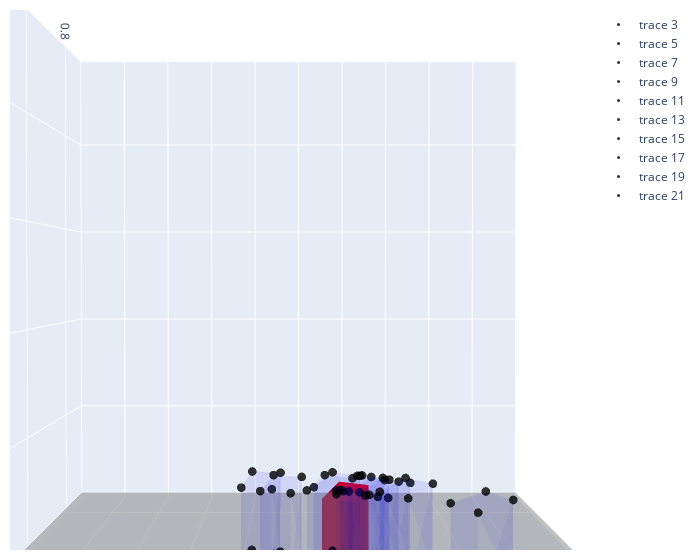

This figure's notebook cell:
### Code cell
pull_test = sample_pull_transformation(start_data=keypoint_plan[-2], pull_vae=pull_trans_vae, num_samples=10)
pull_test = transform_keypoints(pull_test, number=10)
plot_keypoint_goal(pull_test).show()
